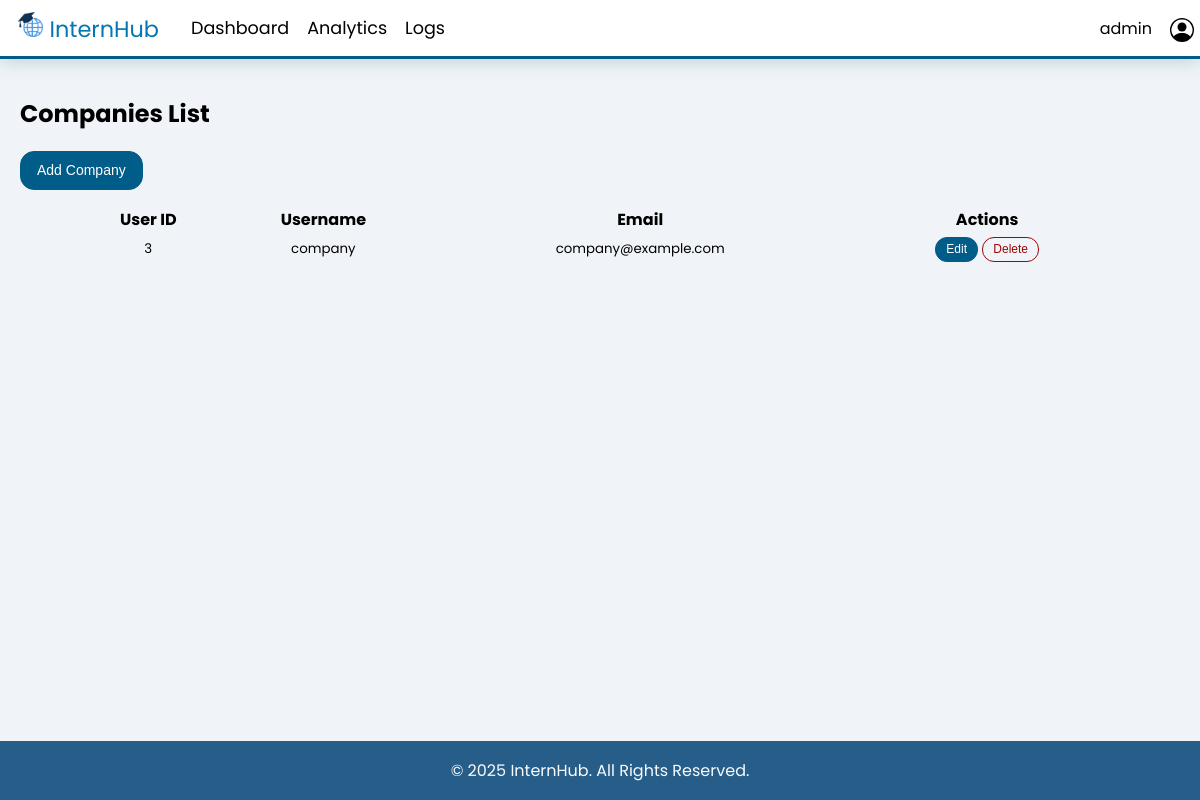
/pages/admin/tasks/companies.php (signed in), run on the app's committed database.
### tables this page shows
CREATE TABLE users (
    user_id INT AUTO_INCREMENT PRIMARY KEY,
    username VARCHAR(50) NOT NULL UNIQUE,
    email VARCHAR(100) NOT NULL UNIQUE,
    password_hash VARCHAR(255) NOT NULL,
    user_type_id INT NOT NULL,
    last_login TIMESTAMP NULL,
    created_at TIMESTAMP DEFAULT CURRENT_TIMESTAMP,
    updated_at TIMESTAMP DEFAULT CURRENT_TIMESTAMP ON UPDATE CURRENT_TIMESTAMP,
    FOREIGN KEY (user_type_id) REFERENCES user_types(type_id)
);

### includes/config.php (called while the page is built, shortened)
<?php
function escape($data) {
    if (isset($data)) {
        return htmlspecialchars($data, ENT_QUOTES, 'UTF-8');
    } else {
        return '';
    }
}
?>

### pages/admin/tasks/companies.php (the view, shortened to what this page needs)
<?php
require_once '../../../includes/config.php';
require_once '../../../includes/header.php';
?>
<div class="admin-panel-tasks">
    <h2>Companies List</h2>
    <button onclick="document.getElementById('addCompanyForm').style.display='block'" class="btn btn-primary btn-rg mb-3">Add Company</button>
    <table width="90%" align="center" class="admin-task-table">
        <tr>
            <th>User ID</th>
            <th>Username</th>
            <th>Email</th>
            <th>Actions</th>
        </tr>
        <?php
        $stmt = $db->query("SELECT user_id, username, email FROM users WHERE user_type_id = 3");
        while ($user = $stmt->fetch(PDO::FETCH_ASSOC)) {
            echo "<tr data-userid='{$user['user_id']}' data-username='".escape($user['username'])."' data-email='".escape($user['email'])."' align='center' class='table-row'>
                    <td>".escape($user['user_id'])."</td>
                    <td>".escape($user['username'])."</td>
                    <td>".escape($user['email'])."</td>
                    <td>
                        <button class='edit-btn btn btn-primary btn-sm'>Edit</button>
                        <button class='delete-btn btn btn-danger btn-sm' data-userid='".escape($user['user_id'])."'>Delete</button>
                    </td>
                  </tr>";
        }
        ?>
    </table>
</div>
<?php require_once '../../../includes/footer.php'; ?>

### assets/css/style.css (style rules this page uses)
body { font-family: 'Poppins', sans-serif; margin: 0; padding: 0; background-color: #f0f4f8; min-height: 100vh; display: flex; flex-direction: column; }
.mb-3 { margin-bottom: 1rem; }
.btn { display: inline-block; text-align: center; vertical-align: middle; border: 1px solid transparent; line-height: 1.5; transition: color 0.15s ease-in-out, background-color 0.15s ease-in-out, border-color 0.15s ease-in-out, box-shadow 0.15s ease-in-out; text-decoration: none; cursor: pointer; }
.btn-primary { color: #fff; background-color: rgb(0, 92, 137); border-color: rgb(0, 92, 137); }
.btn-danger { color: rgb(155, 6, 6); background-color: rgba(0, 0, 0, 0); border-color: rgb(155, 6, 6); }
.btn-rg { padding: 0.5rem 1rem; font-size: 0.875rem; border-radius: 0.875rem; }
.btn-sm { padding: 0.15rem 0.65rem; font-size: 0.75rem; border-radius: 0.75rem; }
.admin-task-table { border-collapse: collapse; }
.table-row td { padding: 0.25rem; font-size: smaller; }
.table-row td:first-child { border-radius: 10px 0 0 10px; }
.table-row td:last-child { border-radius: 0 10px 10px 0; }

### data on the page
users: user_id "3", username "company", email "company@example.com"

### other printed values
$_SESSION['username'] "admin"
